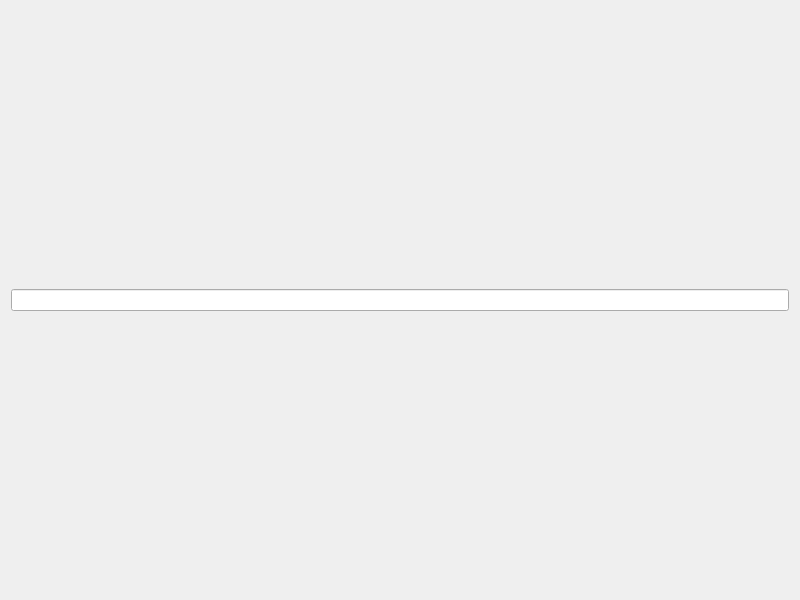
<?xml version="1.0" encoding="UTF-8"?>
<ui version="4.0">
 <class>Widget</class>
 <widget class="QWidget" name="Widget">
  <property name="geometry">
   <rect>
    <x>0</x>
    <y>0</y>
    <width>800</width>
    <height>600</height>
   </rect>
  </property>
  <property name="windowTitle">
   <string>Widget</string>
  </property>
  <layout class="QVBoxLayout" name="verticalLayout">
   <item>
    <widget class="QLineEdit" name="lineEdit"/>
   </item>
  </layout>
 </widget>
 <resources/>
 <connections/>
</ui>
